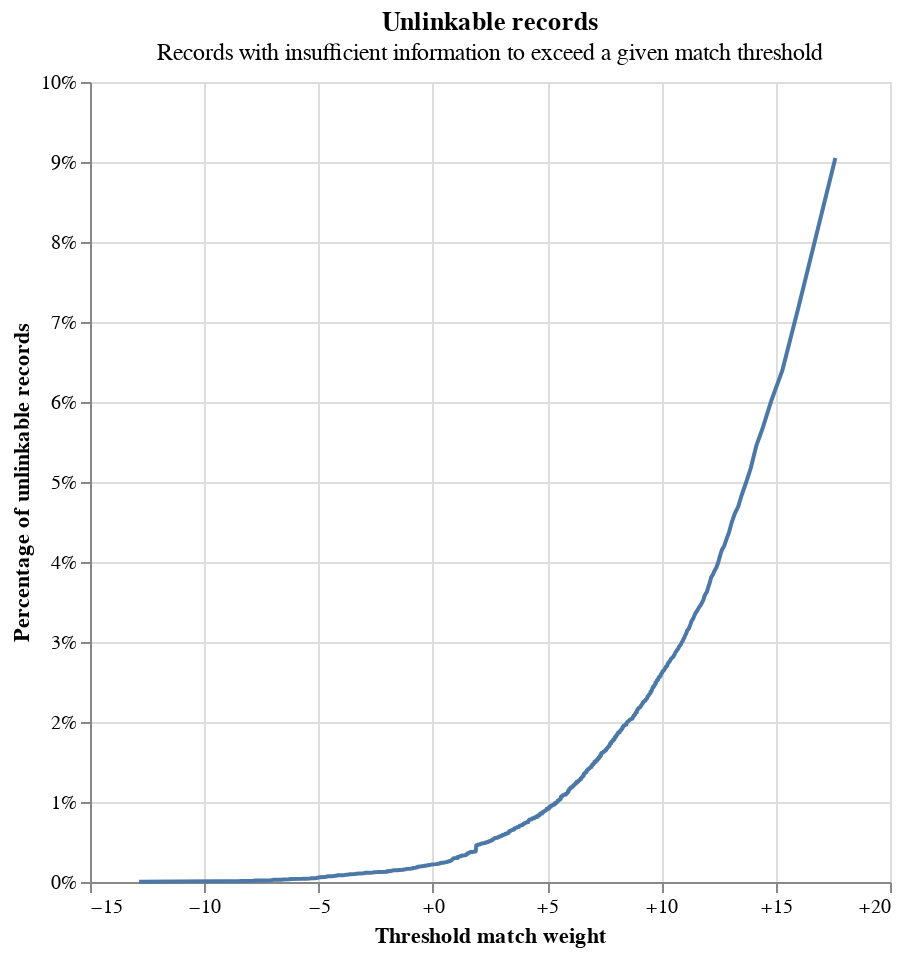

Source (notebook cell):
### Code cell
linker.unlinkables_chart()

### Figure 1 — Vega-Lite specification as saved in the notebook (floating-point values rounded to 4 significant figures; data arrays with more than 128 entries replaced by an {"elided": "..."} marker saying what was removed)
{"config": {"view": {"continuousWidth": 400, "continuousHeight": 300}}, "layer": [{"mark": {"type": "line"}, "encoding": {"x": {"axis": {"format": "+", "title": "Threshold match weight"}, "field": "match_weight", "type": "quantitative"}, "y": {"axis": {"format": "%", "title": "Percentage of unlinkable records"}, "field": "cum_prop", "type": "quantitative"}}}, {"mark": {"type": "point"}, "encoding": {"opacity": {"condition": {"param": "x_match_weight_y_cum_prop_coords_of_mouse", "value": 1, "empty": false}, "value": 0}, "tooltip": [{"field": "match_weight", "format": "+.5", "title": "Match weight", "type": "quantitative"}, {"field": "match_probability", "format": ".5", "title": "Match probability", "type": "quantitative"}, {"field": "cum_prop", "format": ".3%", "title": "Proportion of unlinkable records", "type": "quantitative"}], "x": {"axis": {"title": "Threshold match weight"}, "field": "match_weight", "type": "quantitative"}, "y": {"axis": {"format": "%", "title": "Percentage of unlinkable records"}, "field": "cum_prop", "type": "quantitative"}}, "name": "mouse_coords"}, {"mark": {"type": "rule", "color": "gray"}, "encoding": {"x": {"field": "match_weight", "type": "quantitative"}}, "transform": [{"filter": {"param": "x_match_weight_y_cum_prop_coords_of_mouse", "empty": false}}]}, {"mark": {"type": "rule", "color": "gray"}, "encoding": {"y": {"field": "cum_prop", "type": "quantitative"}}, "transform": [{"filter": {"param": "x_match_weight_y_cum_prop_coords_of_mouse", "empty": false}}]}], "data": {"name": "data-04005af2da5d7028da2c9cf23373279e"}, "height": 400, "params": [{"name": "x_match_weight_y_cum_prop_coords_of_mouse", "select": {"type": "point", "fields": ["match_weight", "cum_prop"], "nearest": true, "on": "mouseover"}, "views": ["mouse_coords"]}], "title": {"text": "Unlinkable records", "subtitle": "Records with insufficient information to exceed a given match threshold"}, "width": 400, "$schema": "https://vega.github.io/schema/vega-lite/v5.9.3.json", "datasets": {"data-04005af2da5d7028da2c9cf23373279e": {"elided": "1031 records"}}}
